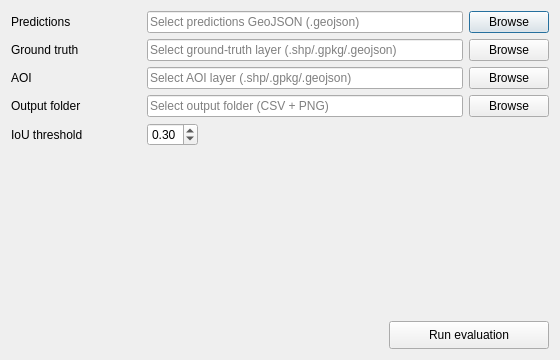
<?xml version="1.0" encoding="UTF-8"?>
<ui version="4.0">
 <class>EvaluationDialogBase</class>
 <widget class="QDialog" name="EvaluationDialogBase">
  <property name="geometry">
   <rect>
    <x>0</x>
    <y>0</y>
    <width>560</width>
    <height>360</height>
   </rect>
  </property>
  <property name="windowTitle">
   <string>YOLO Evaluation (F1 curve)</string>
  </property>
  <layout class="QVBoxLayout" name="mainLayout">
   <item>
    <layout class="QHBoxLayout" name="predLayout">
     <item>
      <widget class="QLabel" name="predLabel">
       <property name="minimumSize">
        <size>
         <width>130</width>
         <height>0</height>
        </size>
       </property>
       <property name="text">
        <string>Predictions</string>
       </property>
      </widget>
     </item>
     <item>
      <widget class="QLineEdit" name="predictionsPathEdit">
       <property name="readOnly">
        <bool>true</bool>
       </property>
       <property name="placeholderText">
        <string>Select predictions GeoJSON (.geojson)</string>
       </property>
      </widget>
     </item>
     <item>
      <widget class="QPushButton" name="browsePredictionsButton">
       <property name="text">
        <string>Browse</string>
       </property>
      </widget>
     </item>
    </layout>
   </item>

   <item>
    <layout class="QHBoxLayout" name="gtLayout">
     <item>
      <widget class="QLabel" name="gtLabel">
       <property name="minimumSize">
        <size>
         <width>130</width>
         <height>0</height>
        </size>
       </property>
       <property name="text">
        <string>Ground truth</string>
       </property>
      </widget>
     </item>
     <item>
      <widget class="QLineEdit" name="groundTruthPathEdit">
       <property name="readOnly">
        <bool>true</bool>
       </property>
       <property name="placeholderText">
        <string>Select ground-truth layer (.shp/.gpkg/.geojson)</string>
       </property>
      </widget>
     </item>
     <item>
      <widget class="QPushButton" name="browseGroundTruthButton">
       <property name="text">
        <string>Browse</string>
       </property>
      </widget>
     </item>
    </layout>
   </item>

   <item>
    <layout class="QHBoxLayout" name="aoiLayout">
     <item>
      <widget class="QLabel" name="aoiLabel">
       <property name="minimumSize">
        <size>
         <width>130</width>
         <height>0</height>
        </size>
       </property>
       <property name="text">
        <string>AOI</string>
       </property>
      </widget>
     </item>
     <item>
      <widget class="QLineEdit" name="aoiPathEdit">
       <property name="readOnly">
        <bool>true</bool>
       </property>
       <property name="placeholderText">
        <string>Select AOI layer (.shp/.gpkg/.geojson)</string>
       </property>
      </widget>
     </item>
     <item>
      <widget class="QPushButton" name="browseAoiButton">
       <property name="text">
        <string>Browse</string>
       </property>
      </widget>
     </item>
    </layout>
   </item>

   <item>
    <layout class="QHBoxLayout" name="outLayout">
     <item>
      <widget class="QLabel" name="outLabel">
       <property name="minimumSize">
        <size>
         <width>130</width>
         <height>0</height>
        </size>
       </property>
       <property name="text">
        <string>Output folder</string>
       </property>
      </widget>
     </item>
     <item>
      <widget class="QLineEdit" name="outputDirEdit">
       <property name="readOnly">
        <bool>true</bool>
       </property>
       <property name="placeholderText">
        <string>Select output folder (CSV + PNG)</string>
       </property>
      </widget>
     </item>
     <item>
      <widget class="QPushButton" name="browseOutputDirButton">
       <property name="text">
        <string>Browse</string>
       </property>
      </widget>
     </item>
    </layout>
   </item>

   <item>
    <layout class="QHBoxLayout" name="paramsLayout">
     <item>
      <widget class="QLabel" name="iouLabel">
       <property name="minimumSize">
        <size>
         <width>130</width>
         <height>0</height>
        </size>
       </property>
       <property name="text">
        <string>IoU threshold</string>
       </property>
      </widget>
     </item>
     <item>
      <widget class="QDoubleSpinBox" name="iouThresholdSpin">
       <property name="decimals">
        <number>2</number>
       </property>
       <property name="minimum">
        <double>0.000000000000000</double>
       </property>
       <property name="maximum">
        <double>1.000000000000000</double>
       </property>
       <property name="singleStep">
        <double>0.050000000000000</double>
       </property>
       <property name="value">
        <double>0.300000000000000</double>
       </property>
      </widget>
     </item>
     <item>
      <spacer name="paramsSpacer1">
       <property name="orientation">
        <enum>Qt::Horizontal</enum>
       </property>
       <property name="sizeHint">
        <size>
         <width>40</width>
         <height>10</height>
        </size>
       </property>
      </spacer>
     </item>
    </layout>
   </item>

   <item>
    <spacer name="verticalSpacer">
     <property name="orientation">
      <enum>Qt::Vertical</enum>
     </property>
     <property name="sizeHint">
      <size>
       <width>20</width>
       <height>40</height>
      </size>
     </property>
    </spacer>
   </item>

   <item>
    <layout class="QHBoxLayout" name="runLayout">
     <item>
      <spacer name="runSpacer">
       <property name="orientation">
        <enum>Qt::Horizontal</enum>
       </property>
       <property name="sizeHint">
        <size>
         <width>40</width>
         <height>20</height>
        </size>
       </property>
      </spacer>
     </item>
     <item>
      <widget class="QPushButton" name="runButton">
       <property name="minimumSize">
        <size>
         <width>160</width>
         <height>28</height>
        </size>
       </property>
       <property name="text">
        <string>Run evaluation</string>
       </property>
      </widget>
     </item>
    </layout>
   </item>
  </layout>
 </widget>
 <resources/>
 <connections/>
</ui>
